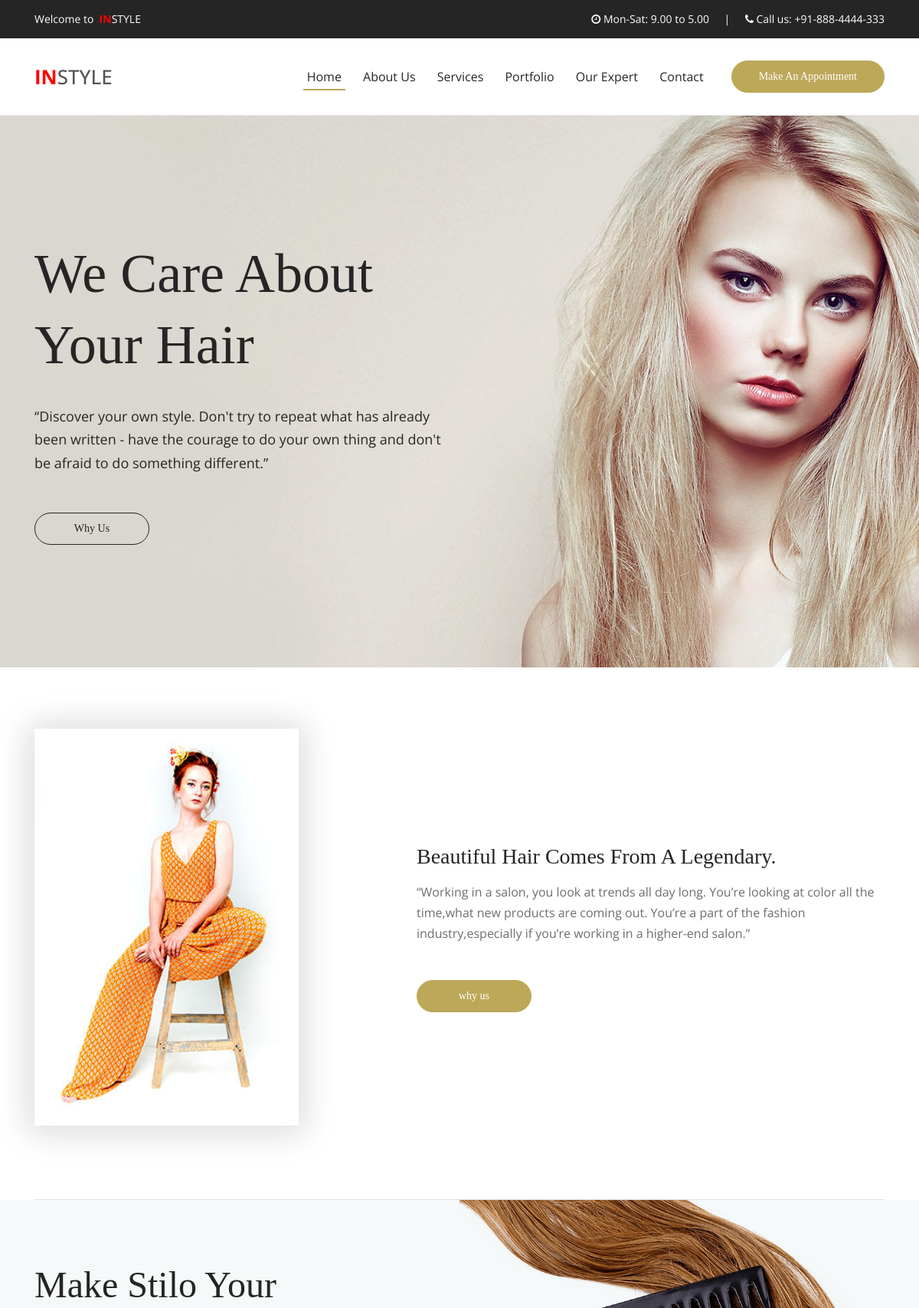
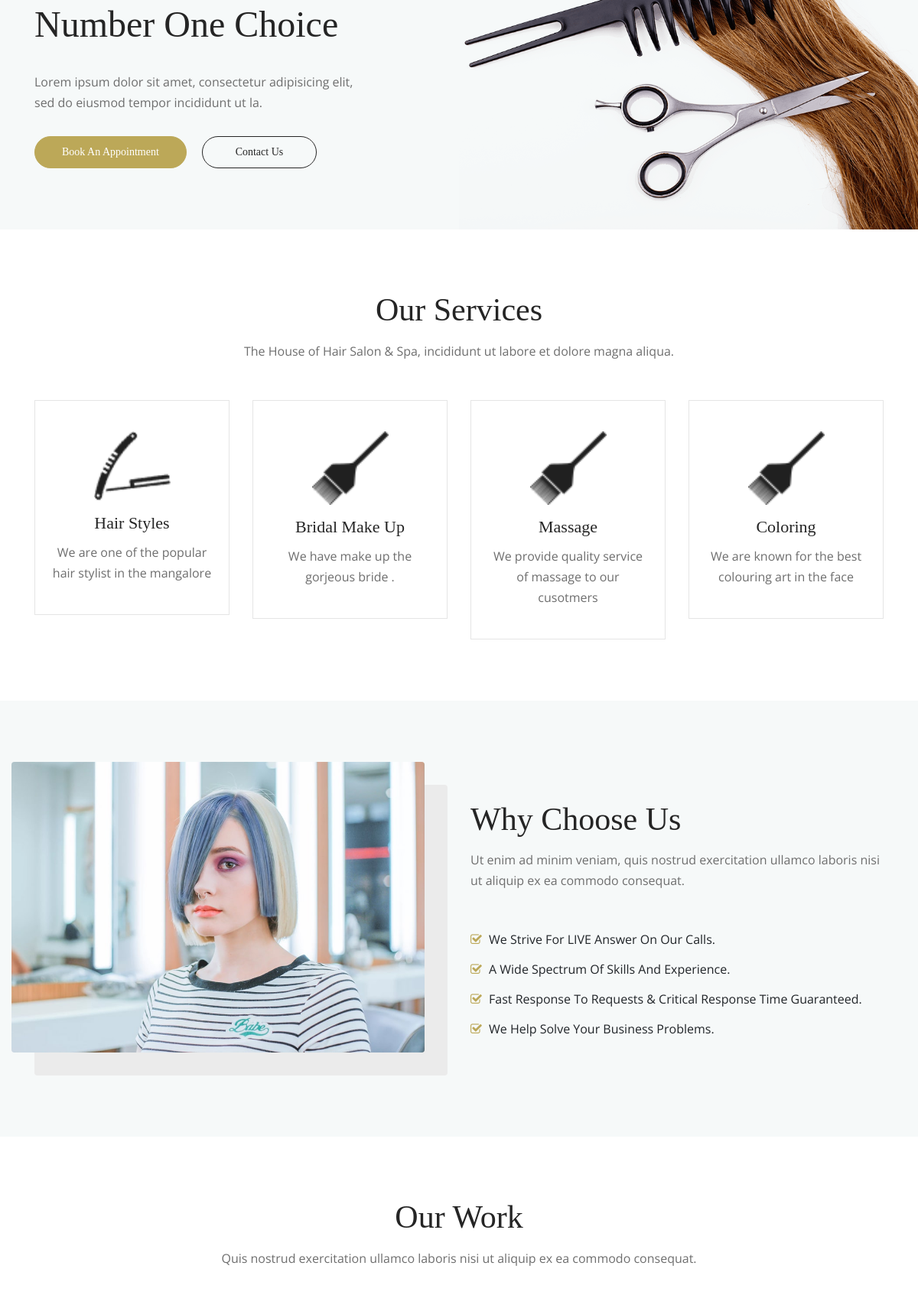
The page / (upper part) on the database its author committed (2 pictures, top to bottom).
### tables this page shows
CREATE TABLE `services` (
  `id` int(11) NOT NULL,
  `name` varchar(255) NOT NULL,
  `description` varchar(5000) NOT NULL,
  `image` varchar(255) NOT NULL,
  `price` int(11) NOT NULL
);

### index.php (the view, shortened to what this page needs)
<!DOCTYPE html>
<html lang="en">
<head>
    <link rel="stylesheet" href="bootstrap/css/bootstrap.min.css">
    <link rel="stylesheet" href="style.css">
</head>
<body>
    <header class="header-area">
        <div class="top-header-area">
            <div class="container h-100">
                <div class="row h-100 align-items-center">
                    <div class="col-5">
                        <div class="top-header-content">
                            <p>Welcome to &nbsp<span style="color:red; font-weight: bold;">IN</span>STYLE</p>
                        </div>
                    </div>
                    <div class="col-7">
                        <div class="top-header-content text-right">
                            <p><i class="fa fa-clock-o" aria-hidden="true"></i> Mon-Sat: 9.00 to 5.00 <span class="mx-2"></span> | <span class="mx-2"></span> <i class="fa fa-phone" aria-hidden="true"></i> Call us: +91-888-4444-333</p>
                        </div>
                    </div>
                </div>
            </div>
        </div>
        <div class="main-header-area">
            <div class="classy-nav-container breakpoint-off ">
                <div class="container">
                    <nav class="classy-navbar justify-content-between" id="akameNav">
                        <a class="nav-brand" href="index.php"><span style="color: red; font-weight: bold;">IN</span>STYLE</a>
                        <div class="classy-menu">
                            <div class="classynav">
                                <ul id="nav">
                                    <li class="active"><a href="index.php">Home</a></li>
                                    <li><a href="#about">About Us</a></li>
                                    <li><a href="#services">Services</a></li>
                                    <li><a href="#portfolio">Portfolio</a></li>
                                    <li><a href="#expert">our Expert</a></li>
                                    <li><a href="#contact">Contact</a></li>
                                </ul>
                                <div class="book-now-btn ml-5 mt-4 mt-lg-0 ml-md-4">
                                    <a href="booknow.php" class="btn akame-btn active">Make An Appointment</a>
                                </div>
                            </div>
                        </div>
                    </nav>
                </div>
            </div>
        </div>
    </header>
    <section class="welcome-area">
        <div class="welcome-slides owl-carousel">
            <div class="single-welcome-slide bg-img" style="background-image: url(img/bg-img/16.jpg);">
                <div class="welcome-content h-100">
                    <div class="container h-100">
                        <div class="row h-100 align-items-center">
                            <div class="col-12 col-md-9 col-lg-6">
                                <div class="welcome-text">
                                    <h2 data-animation="fadeInUp" data-delay="100ms">We Care About <br> Your Hair</h2>
                                    <p data-animation="fadeInUp" data-delay="400ms">“Discover your own style. Don't try to repeat what has already been written - have the courage to do your own thing and don't be afraid to do something different.”</p>
                                    <a href="#whyus" class="btn akame-btn" data-animation="fadeInUp" data-delay="700ms">Why Us</a>
                                </div>
                            </div>
                        </div>
                    </div>
                </div>
            </div>
        </div>
    </section>
    <section class="akame-about-area section-padding-80-0" id="about">
        <div class="container">
            <div class="row align-items-center">
                <div class="col-12 col-md-6 col-lg-5">
                    <div class="about-us-thumbnail mb-80 mr-100">
                        <img src="img/bg-img/aboutus.jpg" width="100%">
                    </div>
                </div>
                <div class="col-12 col-lg-7">
                    <div class="about-us-content mb-80 pl-4">
                        <h3>Beautiful Hair Comes From A Legendary.</h3>
                        <p>“Working in a salon, you look at trends all day long. You’re looking at color all the time,what new products are coming out. You’re a part of the fashion industry,especially if you’re working in a higher-end salon.”</p>
                        <a href="#whyus" class="btn akame-btn active mt-30">why us</a>
                    </div>
                </div>
            </div>
        </div>
    </section>
    <div class="container">
    </div>
    <section class="akame-cta-area bg-gray section-padding-80" id="callsection">
        <div class="container">
            <div class="row">
                <div class="col-12 col-sm-10 col-xl-5">
                    <div class="cta-content">
                        <h2>Make Stilo Your <br>Number One Choice</h2>
                        <p>Lorem ipsum dolor sit amet, consectetur adipisicing elit, sed do eiusmod tempor incididunt ut la.</p>
                        <div class="akame-btn-group mt-30">
                            <a href="booknow.php" class="btn akame-btn active mr-3 mb-3 mb-sm-0">Book An Appointment</a>
                            <a href="#contact" class="btn akame-btn">Contact Us</a>
                        </div>
                    </div>
                </div>
            </div>
        </div>
        <div class="cta-thumbnail bg-img" style="background-image: url(img/bg-img/cta.png);"></div>
    </section>
    <?php
    include('database/dbconfig.php');
     $query="SELECT * FROM services";
          $query_run=mysqli_query($con,$query);
        ?>
    <section class="akame-service-area section-padding-80-0" id="services">
        <div class="container">
            <div class="row">
                <div class="col-12">
                    <div class="section-heading text-center">
                        <h2>Our Services</h2>
                        <p>The House of Hair Salon &amp; Spa, incididunt ut labore et dolore magna aliqua.</p>
                    </div>
                </div>
            </div>
            <div class="row">
            <?php
              if(mysqli_num_rows($query_run)>0)
              {
                while($row= mysqli_fetch_assoc($query_run))
                {
                    ?>
                <div class="col-12 col-sm-6 col-lg-3">
                    <div class="single-service-area mb-80 wow fadeInUp" data-wow-delay="200ms">
                        <?php echo '<img src="uploads/services/'.$row['image'].'" width="100px;">' ?>
                        <h5><?php echo $row['name']; ?></h5>
                        <p><?php echo $row['description']; ?></p>
                    </div>
                </div>
                <?php
                }
            }
            ?>
            </div>
        </div>
    </section>
    <section class="why-choose-us-area bg-gray section-padding-80-0" id="whyus">
        <div class="container">
            <div class="row align-items-center">
                <div class="col-12 col-lg-6">
                    <div class="choose-us-thumbnail mt-30 mb-80">
                        <div class="choose-us-img bg-img" style="background-image: url(img/bg-img/4.jpg);"></div>
                    </div>
                </div>
                <div class="col-12 col-lg-6">
                    <div class="section-heading">
                        <h2>Why Choose Us</h2>
                        <p>Ut enim ad minim veniam, quis nostrud exercitation ullamco laboris nisi ut aliquip ex ea commodo consequat.</p>
                    </div>
                    <div class="choose-us-content mt-30 mb-80">
                        <ul>
                            <li><i class="fa fa-check-square-o" aria-hidden="true"></i> We Strive For LIVE Answer On Our Calls.</li>
                            <li><i class="fa fa-check-square-o" aria-hidden="true"></i> A Wide Spectrum Of Skills And Experience.</li>
                            <li><i class="fa fa-check-square-o" aria-hidden="true"></i> Fast Response To Requests &amp; Critical Response Time Guaranteed.</li>
                            <li><i class="fa fa-check-square-o" aria-hidden="true"></i> We Help Solve Your Business Problems.</li>
                        </ul>
                    </div>
                </div>
            </div>
        </div>
    </section>
    <section class="akame-portfolio section-padding-80 clearfix" id="portfolio">
        <div class="container">
            <div class="row">
                <div class="col-12">
                    <div class="section-heading text-center">
                        <h2>Our Work</h2>
                        <p>Quis nostrud exercitation ullamco laboris nisi ut aliquip ex ea commodo consequat.</p>
                    </div>
                </div>
            </div>
        </div>
    </section>
</body>
</html>

### css/default-assets/classy-nav.css (style rules this page uses)
ul { margin: 0; }
ul li { list-style: none; }
img { height: auto; max-width: 100%; }
.bg-img { background-position: center center; background-size: cover; background-repeat: no-repeat; }
.classy-nav-container { position: relative; z-index: 100; background-color: #ffffff; }
.classy-nav-container * { box-sizing: border-box; }
.justify-content-between { -webkit-box-pack: justify; -ms-flex-pack: justify; justify-content: space-between; }
.classy-navbar { width: 100%; height: 70px; padding: 0.5em 2em; display: -webkit-box; display: -ms-flexbox; display: flex; -webkit-box-align: center; -ms-flex-align: center; -ms-grid-row-align: center; align-items: center; }
.classy-navbar .nav-brand { font-size: 26px; font-weight: 500; color: #565656; display: inline-block; margin-right: 30px; }
.classynav ul li { display: inline-block; clear: both; position: inherit; z-index: 10; }
.classynav ul li a { padding: 0 12px; display: block; height: 35px; font-size: 14px; line-height: 34px; }
.breakpoint-off .classynav { display: -webkit-box; display: -ms-flexbox; display: flex; -webkit-box-align: center; -ms-flex-align: center; -ms-grid-row-align: center; align-items: center; }

### rows shown on the page
services: image (picture), name "Hair Styles", description "We are one of the popular hair stylist in the mangalore"
services: image (picture), name "Bridal Make Up", description "We have make up the gorjeous bride ."
services: image (picture), name "Massage", description "We provide quality service of massage to our cusotmers"
services: image (picture), name "Coloring", description "We are known for the best colouring art in the face"
